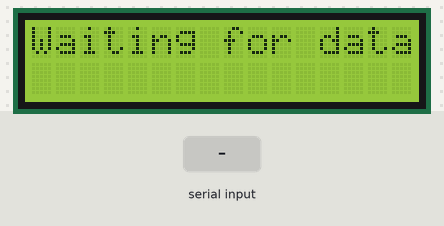
A sketch run on a simulated Arduino Uno, built with avr-gcc and run on an emulated ATmega328P. Parts: 16×2 character LCD. The test bench sets the inputs (shaded band).

Above: at 1.2 s.
1.3 s: "90,45,200,10\n" received over Serial
At 2.7 s:
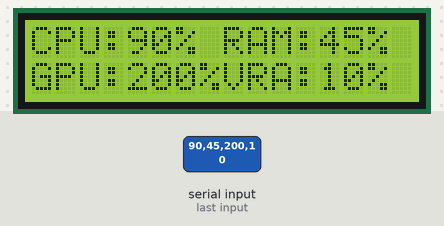
Timing chart, 0 to 4.3 s (numbered marks = the images above; inputs shaded):
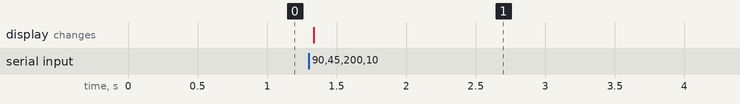

Measured:
- after the input at 1.3 s, the display: changes at once (image 1)

The sketch:

WinAurduino.ino
```cpp
#include <Wire.h>
#include <LiquidCrystal_I2C.h>

// LCD I2C address is 0x27
LiquidCrystal_I2C lcd(0x27, 16, 2);

void setup() {
  Serial.begin(115200);   // Serial for receiving data from Windows
  lcd.init();             // Initialize LCD
  lcd.backlight();        // Turn on backlight
  lcd.setCursor(0,0);
  lcd.print("Waiting for data");
}

void loop() {
  if (Serial.available()) {
    String line = Serial.readStringUntil('\n');
    int cpu, ram, gpu, vram;
    // Expecting format: CPU,RAM,GPU
    if (sscanf(line.c_str(), "%d,%d,%d,%d", &cpu, &ram, &gpu, &vram) == 4) {
      // Update first line
      lcd.setCursor(0, 0);
      lcd.print("CPU:");
      lcd.print(cpu);
      if(cpu < 100){
        lcd.print("% RAM:");
      }else{
        lcd.print("%RAM:");
      }
      lcd.print(ram);
      lcd.print("%   ");  // extra spaces overwrite leftovers

      // Update second line
      lcd.setCursor(0, 1);
      lcd.print("GPU:");
      lcd.print(gpu);
      if(gpu < 100){
        lcd.print("% VRA:");
      }else{
        lcd.print("%VRA:");
      }
      lcd.print(vram);
      lcd.print("%   ");  // extra spaces overwrite leftovers
    }
  }
}
```
